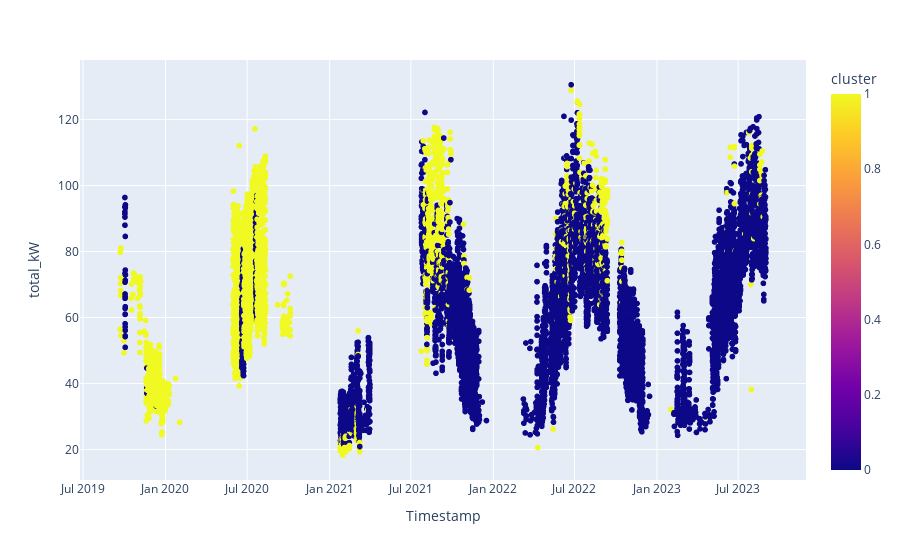

The notebook cell saved with this chart:
### Code cell
# fig,ax=plt.subplots(figsize=[15,5])
# sns.scatterplot(dd_,x=dd_.index,y='total_kW',hue='cluster',alpha=0.5,s=2)
px.scatter(data_frame=dd_,x=dd_.index,y='total_kW',color='cluster',size_max=3)

### Figure 1 — Plotly figure (JSON) as saved in the notebook; plotly's stock layout.template omitted (floating-point values rounded to 4 significant figures; data arrays with more than 128 entries replaced by an {"elided": "..."} marker saying what was removed)
{"data": [{"hovertemplate": "Timestamp=%{x}<br>total_kW=%{y}<br>cluster=%{marker.color}<extra></extra>", "legendgroup": "", "marker": {"color": {"elided": "10180 int values"}, "coloraxis": "coloraxis", "symbol": "circle"}, "mode": "markers", "name": "", "showlegend": false, "type": "scattergl", "x": {"elided": "10180 str values"}, "xaxis": "x", "y": {"elided": "10180 float values"}, "yaxis": "y"}], "layout": {"coloraxis": {"colorbar": {"title": {"text": "cluster"}}, "colorscale": [[0, "#0d0887"], [0.1111, "#46039f"], [0.2222, "#7201a8"], [0.3333, "#9c179e"], [0.4444, "#bd3786"], [0.5556, "#d8576b"], [0.6667, "#ed7953"], [0.7778, "#fb9f3a"], [0.8889, "#fdca26"], [1, "#f0f921"]]}, "legend": {"tracegroupgap": 0}, "margin": {"t": 60}, "xaxis": {"anchor": "y", "domain": [0, 1], "title": {"text": "Timestamp"}}, "yaxis": {"anchor": "x", "domain": [0, 1], "title": {"text": "total_kW"}}}}
